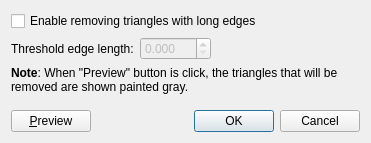
<?xml version="1.0" encoding="UTF-8"?>
<ui version="4.0">
 <class>GeoDataPointmap_TINManager_RemoveTrianglesSettingDialog</class>
 <widget class="QDialog" name="GeoDataPointmap_TINManager_RemoveTrianglesSettingDialog">
  <property name="geometry">
   <rect>
    <x>0</x>
    <y>0</y>
    <width>371</width>
    <height>143</height>
   </rect>
  </property>
  <property name="windowTitle">
   <string>Setting for removing triangles with long edges</string>
  </property>
  <layout class="QVBoxLayout" name="verticalLayout">
   <item>
    <widget class="QCheckBox" name="enableCheckBox">
     <property name="text">
      <string>Enable removing triangles with long edges</string>
     </property>
    </widget>
   </item>
   <item>
    <layout class="QHBoxLayout" name="horizontalLayout">
     <item>
      <widget class="QLabel" name="thresholdLabel">
       <property name="text">
        <string>Threshold edge length:</string>
       </property>
      </widget>
     </item>
     <item>
      <widget class="QDoubleSpinBox" name="thresholdSpinBox">
       <property name="enabled">
        <bool>false</bool>
       </property>
       <property name="suffix">
        <string/>
       </property>
       <property name="decimals">
        <number>3</number>
       </property>
       <property name="maximum">
        <double>999.999000000000024</double>
       </property>
      </widget>
     </item>
     <item>
      <spacer name="horizontalSpacer">
       <property name="orientation">
        <enum>Qt::Horizontal</enum>
       </property>
       <property name="sizeHint" stdset="0">
        <size>
         <width>40</width>
         <height>20</height>
        </size>
       </property>
      </spacer>
     </item>
    </layout>
   </item>
   <item>
    <widget class="QLabel" name="note1Label">
     <property name="text">
      <string>&lt;html&gt;&lt;head/&gt;&lt;body&gt;&lt;p&gt;&lt;span style=&quot; font-weight:600;&quot;&gt;Note&lt;/span&gt;: When &amp;quot;Preview&amp;quot; button is click, the triangles that will be removed are shown painted gray.&lt;/p&gt;&lt;/body&gt;&lt;/html&gt;</string>
     </property>
     <property name="wordWrap">
      <bool>true</bool>
     </property>
    </widget>
   </item>
   <item>
    <spacer name="verticalSpacer">
     <property name="orientation">
      <enum>Qt::Vertical</enum>
     </property>
     <property name="sizeHint" stdset="0">
      <size>
       <width>20</width>
       <height>11</height>
      </size>
     </property>
    </spacer>
   </item>
   <item>
    <layout class="QHBoxLayout" name="horizontalLayout_2">
     <item>
      <widget class="QPushButton" name="previewButton">
       <property name="text">
        <string>&amp;Preview</string>
       </property>
      </widget>
     </item>
     <item>
      <spacer name="horizontalSpacer_2">
       <property name="orientation">
        <enum>Qt::Horizontal</enum>
       </property>
       <property name="sizeHint" stdset="0">
        <size>
         <width>40</width>
         <height>20</height>
        </size>
       </property>
      </spacer>
     </item>
     <item>
      <widget class="QDialogButtonBox" name="buttonBox">
       <property name="orientation">
        <enum>Qt::Horizontal</enum>
       </property>
       <property name="standardButtons">
        <set>QDialogButtonBox::Cancel|QDialogButtonBox::Ok</set>
       </property>
      </widget>
     </item>
    </layout>
   </item>
  </layout>
 </widget>
 <resources/>
 <connections>
  <connection>
   <sender>buttonBox</sender>
   <signal>accepted()</signal>
   <receiver>GeoDataPointmap_TINManager_RemoveTrianglesSettingDialog</receiver>
   <slot>accept()</slot>
   <hints>
    <hint type="sourcelabel">
     <x>360</x>
     <y>124</y>
    </hint>
    <hint type="destinationlabel">
     <x>157</x>
     <y>142</y>
    </hint>
   </hints>
  </connection>
  <connection>
   <sender>buttonBox</sender>
   <signal>rejected()</signal>
   <receiver>GeoDataPointmap_TINManager_RemoveTrianglesSettingDialog</receiver>
   <slot>reject()</slot>
   <hints>
    <hint type="sourcelabel">
     <x>360</x>
     <y>130</y>
    </hint>
    <hint type="destinationlabel">
     <x>286</x>
     <y>142</y>
    </hint>
   </hints>
  </connection>
  <connection>
   <sender>enableCheckBox</sender>
   <signal>toggled(bool)</signal>
   <receiver>thresholdSpinBox</receiver>
   <slot>setEnabled(bool)</slot>
   <hints>
    <hint type="sourcelabel">
     <x>59</x>
     <y>14</y>
    </hint>
    <hint type="destinationlabel">
     <x>147</x>
     <y>37</y>
    </hint>
   </hints>
  </connection>
 </connections>
</ui>
